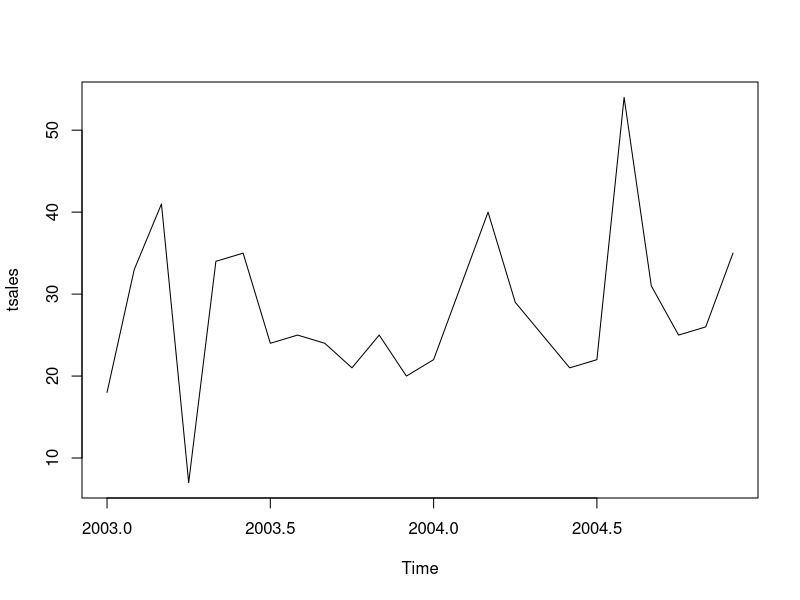
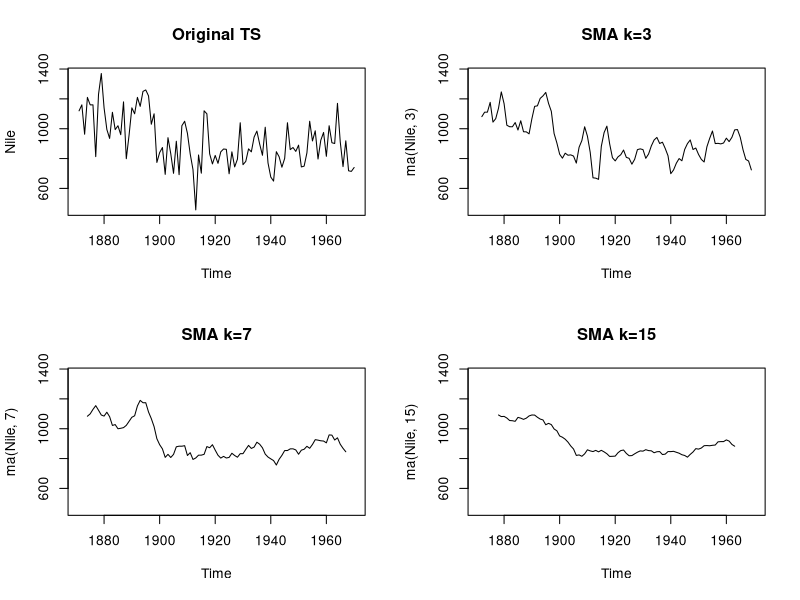
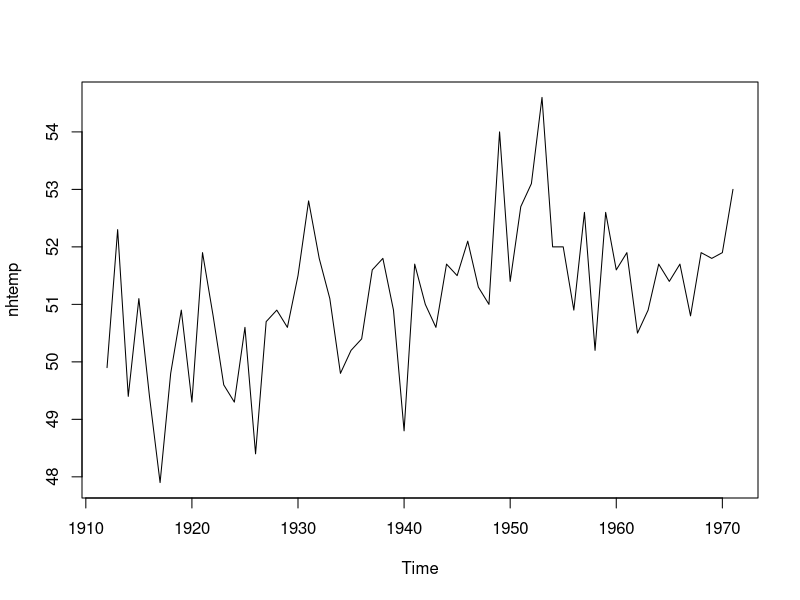
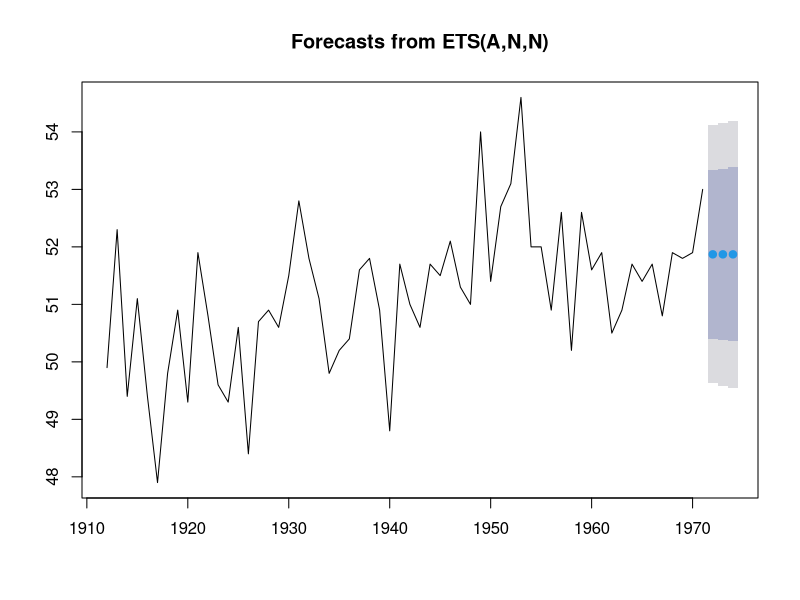

These charts were generated, in order, by the following R code: (Note: this script raises an error after producing the figures.)
# Time Series
#dataset
AirPassengers
class(AirPassengers)
JohnsonJohnson
nhtemp
Nile
sunspots
ds = list(AirPassengers,JohnsonJohnson,nhtemp,Nile,sunspots)
sapply(ds, class)



# Sales TS Data
sales = c(18, 33, 41, 7, 34, 35, 24, 25, 24, 21, 25, 20,
           22, 31, 40, 29, 25, 21, 22, 54, 31, 25, 26, 35)
tsales = ts(sales, start=c(2003, 1), frequency=12)
tsales
plot(tsales)
start(tsales)
end(tsales)
frequency(tsales)
(tsales.subset = window(tsales, start=c(2003, 5), end=c(2004, 6)))
tsales.subset



#SMA
Nile

library(forecast)
opar = par(no.readonly = T)
par(mfrow=c(2,2))
(ylim = range(Nile))
plot(Nile, main='Original TS')
head(Nile)
head(ma(Nile,3))
mean(Nile[1:3])
(1120+1160+963)/3

plot(ma(Nile,3), main='SMA k=3', ylim=ylim)
plot(ma(Nile,7), main='SMA k=7', ylim=ylim)
plot(ma(Nile,15),main='SMA k=15', ylim=ylim)
par(opar)

# Listing 15.4 - Simple exponential smoothing
library(forecast)
nhtemp
par(mfrow=c(1,1))
plot(nhtemp)
(fitse = ets(nhtemp, model='ANN'))
(fitse2 = ses(nhtemp))

forecast(fitse,3)
plot(forecast(fitse,c(3)))
accuracy(fitse)

#Holt Exponential Smoothening
TS = level + slope * t + irregular
plot(AirPassengers)
#log model to use additive model
plot(log(AirPassengers))

(fithe = ets(log(AirPassengers), model='AAA'))
(pred = forecast(fithe, 5))
plot(pred, main='Forecast for Air Travel', ylab='Log (Air Passengers)', xlab='Time')
#since log was used, use exp to get predicted values
pred$mean
(pred$mean = exp(pred$mean))
(pred$lower = exp(pred$lower))
(pred$upper = exp(pred$upper))
(p = cbind(pred$mean, pred$lower, pred$upper))

(pred$mean = exp(pred$mean))




#Holt Winters Exponential Smoothening
TS = level + slope * t + s(t) + irregular

fit <- HoltWinters(nhtemp, beta=FALSE, gamma=FALSE)
fit
forecast(fit, 1)
plot(forecast(fit, 1), xlab="Year",   ylab=expression(paste("Temperature (", degree*F,")",)), main="New Haven Annual Mean Temperature")
accuracy(fit)
# Listing 15.5 - Exponential smoothing with level, slope, and seasonal components
fit <- HoltWinters(log(AirPassengers))
fit
accuracy(fit)
pred <- forecast(fit, 5)
pred
plot(pred, main="Forecast for Air Travel",
     ylab="Log(AirPassengers)", xlab="Time")
pred$mean <- exp(pred$mean)
pred$lower <- exp(pred$lower)
pred$upper <- exp(pred$upper)
p <- cbind(pred$mean, pred$lower, pred$upper)
dimnames(p)[[2]] <- c("mean", "Lo 80", "Lo 95", "Hi 80", "Hi 95")
p
# Listing 15.6 - Automatic exponential forecasting with ets()
library(forecast)
fit <- ets(JohnsonJohnson)
fit
plot(forecast(fit), main="Johnson and Johnson Forecasts",
     ylab="Quarterly Earnings (Dollars)", xlab="Time")
# Listing 15.7 - Transforming the time series and assessing stationarity
library(forecast)
library(tseries)
plot(Nile)
ndiffs(Nile)
dNile <- diff(Nile)
plot(dNile)
adf.test(dNile)
